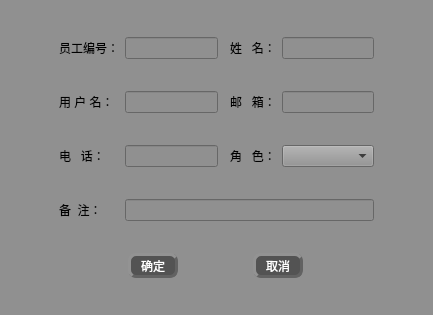
<?xml version="1.0" encoding="UTF-8"?>
<ui version="4.0">
 <class>staff_modify2</class>
 <widget class="QWidget" name="staff_modify2">
  <property name="geometry">
   <rect>
    <x>0</x>
    <y>0</y>
    <width>433</width>
    <height>315</height>
   </rect>
  </property>
  <property name="windowTitle">
   <string>Form</string>
  </property>
  <property name="windowIcon">
   <iconset>
    <activeon>:/qt 图标/修改图标/document-write.ico</activeon>
   </iconset>
  </property>
  <property name="styleSheet">
   <string notr="true">font: 75 12pt &quot;楷体&quot;;
background-color: rgb(144, 144, 144);
color:rgb(0, 0, 0)</string>
  </property>
  <layout class="QGridLayout" name="gridLayout">
   <item row="1" column="1">
    <spacer name="horizontalSpacer_3">
     <property name="orientation">
      <enum>Qt::Horizontal</enum>
     </property>
     <property name="sizeHint" stdset="0">
      <size>
       <width>40</width>
       <height>20</height>
      </size>
     </property>
    </spacer>
   </item>
   <item row="1" column="7">
    <spacer name="horizontalSpacer_4">
     <property name="orientation">
      <enum>Qt::Horizontal</enum>
     </property>
     <property name="sizeHint" stdset="0">
      <size>
       <width>40</width>
       <height>20</height>
      </size>
     </property>
    </spacer>
   </item>
   <item row="4" column="3">
    <spacer name="verticalSpacer_6">
     <property name="orientation">
      <enum>Qt::Vertical</enum>
     </property>
     <property name="sizeHint" stdset="0">
      <size>
       <width>20</width>
       <height>40</height>
      </size>
     </property>
    </spacer>
   </item>
   <item row="3" column="5">
    <widget class="QLabel" name="label_2">
     <property name="text">
      <string>邮   箱：</string>
     </property>
    </widget>
   </item>
   <item row="7" column="3" colspan="4">
    <widget class="QLineEdit" name="lineEdit_7"/>
   </item>
   <item row="1" column="6">
    <widget class="QLineEdit" name="lineEdit_2">
     <property name="cursor">
      <cursorShape>ForbiddenCursor</cursorShape>
     </property>
     <property name="focusPolicy">
      <enum>Qt::NoFocus</enum>
     </property>
    </widget>
   </item>
   <item row="5" column="6">
    <widget class="QComboBox" name="comboBox">
     <item>
      <property name="text">
       <string/>
      </property>
     </item>
     <item>
      <property name="text">
       <string>员工</string>
      </property>
     </item>
     <item>
      <property name="text">
       <string>主管</string>
      </property>
     </item>
    </widget>
   </item>
   <item row="5" column="5">
    <widget class="QLabel" name="label_7">
     <property name="text">
      <string>角   色：</string>
     </property>
    </widget>
   </item>
   <item row="6" column="3">
    <spacer name="verticalSpacer_3">
     <property name="orientation">
      <enum>Qt::Vertical</enum>
     </property>
     <property name="sizeHint" stdset="0">
      <size>
       <width>20</width>
       <height>40</height>
      </size>
     </property>
    </spacer>
   </item>
   <item row="5" column="3">
    <widget class="QLineEdit" name="lineEdit_5"/>
   </item>
   <item row="0" column="3">
    <spacer name="verticalSpacer_4">
     <property name="orientation">
      <enum>Qt::Vertical</enum>
     </property>
     <property name="sizeHint" stdset="0">
      <size>
       <width>20</width>
       <height>40</height>
      </size>
     </property>
    </spacer>
   </item>
   <item row="5" column="2">
    <widget class="QLabel" name="label_6">
     <property name="text">
      <string>电   话：</string>
     </property>
    </widget>
   </item>
   <item row="8" column="3">
    <spacer name="verticalSpacer_2">
     <property name="orientation">
      <enum>Qt::Vertical</enum>
     </property>
     <property name="sizeHint" stdset="0">
      <size>
       <width>20</width>
       <height>40</height>
      </size>
     </property>
    </spacer>
   </item>
   <item row="1" column="8">
    <spacer name="horizontalSpacer_2">
     <property name="orientation">
      <enum>Qt::Horizontal</enum>
     </property>
     <property name="sizeHint" stdset="0">
      <size>
       <width>40</width>
       <height>20</height>
      </size>
     </property>
    </spacer>
   </item>
   <item row="3" column="3">
    <widget class="QLineEdit" name="lineEdit_3"/>
   </item>
   <item row="11" column="3">
    <spacer name="verticalSpacer">
     <property name="orientation">
      <enum>Qt::Vertical</enum>
     </property>
     <property name="sizeHint" stdset="0">
      <size>
       <width>20</width>
       <height>40</height>
      </size>
     </property>
    </spacer>
   </item>
   <item row="7" column="2">
    <widget class="QLabel" name="label_8">
     <property name="text">
      <string>备  注：</string>
     </property>
    </widget>
   </item>
   <item row="1" column="0">
    <spacer name="horizontalSpacer">
     <property name="orientation">
      <enum>Qt::Horizontal</enum>
     </property>
     <property name="sizeHint" stdset="0">
      <size>
       <width>40</width>
       <height>20</height>
      </size>
     </property>
    </spacer>
   </item>
   <item row="2" column="3">
    <spacer name="verticalSpacer_5">
     <property name="orientation">
      <enum>Qt::Vertical</enum>
     </property>
     <property name="sizeHint" stdset="0">
      <size>
       <width>20</width>
       <height>40</height>
      </size>
     </property>
    </spacer>
   </item>
   <item row="3" column="2">
    <widget class="QLabel" name="label_5">
     <property name="text">
      <string>用 户 名：</string>
     </property>
    </widget>
   </item>
   <item row="3" column="6">
    <widget class="QLineEdit" name="lineEdit_4"/>
   </item>
   <item row="1" column="2">
    <widget class="QLabel" name="label_4">
     <property name="text">
      <string>员工编号：</string>
     </property>
    </widget>
   </item>
   <item row="1" column="3">
    <widget class="QLineEdit" name="lineEdit">
     <property name="cursor">
      <cursorShape>ForbiddenCursor</cursorShape>
     </property>
     <property name="focusPolicy">
      <enum>Qt::NoFocus</enum>
     </property>
    </widget>
   </item>
   <item row="1" column="5">
    <widget class="QLabel" name="label_3">
     <property name="text">
      <string>姓   名：</string>
     </property>
    </widget>
   </item>
   <item row="10" column="2" colspan="5">
    <layout class="QHBoxLayout" name="horizontalLayout">
     <item>
      <widget class="QPushButton" name="pushButton">
       <property name="maximumSize">
        <size>
         <width>50</width>
         <height>25</height>
        </size>
       </property>
       <property name="styleSheet">
        <string notr="true">QPushButton{
font: 75 11pt &quot;微软雅黑&quot;;
color:rgb(255, 255, 255);
background-color: rgb(83, 83, 83);
border-radius: 8px;
border: 3px groove rgb(98, 98, 98);
border-style: outset;
}
QPushButton:pressed{
border-style: inset;
}
QPushButton:hover{
background-color:rgb(0, 0, 0);
}

</string>
       </property>
       <property name="text">
        <string>确定</string>
       </property>
      </widget>
     </item>
     <item>
      <widget class="QPushButton" name="pushButton_2">
       <property name="minimumSize">
        <size>
         <width>50</width>
         <height>25</height>
        </size>
       </property>
       <property name="maximumSize">
        <size>
         <width>50</width>
         <height>25</height>
        </size>
       </property>
       <property name="styleSheet">
        <string notr="true">QPushButton{
font: 75 11pt &quot;微软雅黑&quot;;
color:rgb(255, 255, 255);
background-color: rgb(83, 83, 83);
border-radius: 8px;
border: 3px groove rgb(98, 98, 98);
border-style: outset;
}
QPushButton:pressed{
border-style: inset;
}
QPushButton:hover{
background-color:rgb(0, 0, 0);
}

</string>
       </property>
       <property name="text">
        <string>取消</string>
       </property>
      </widget>
     </item>
    </layout>
   </item>
  </layout>
 </widget>
 <resources/>
 <connections/>
</ui>
